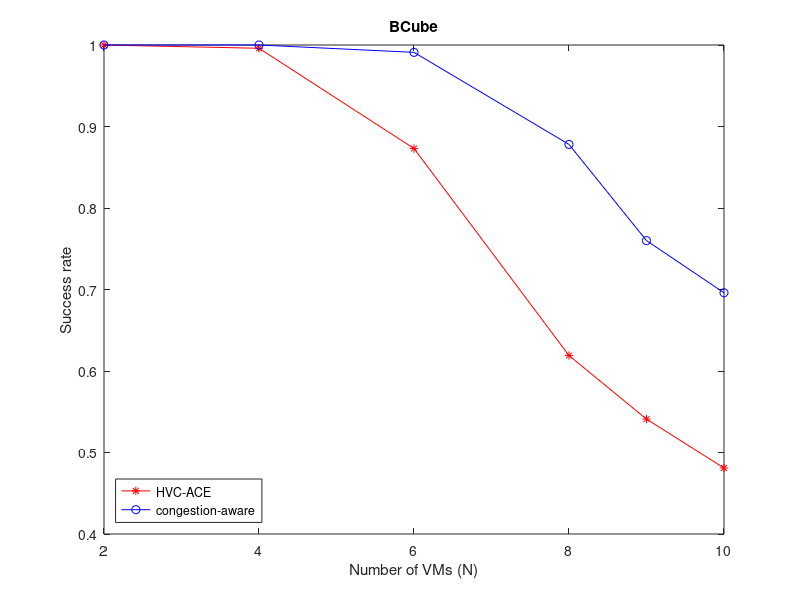
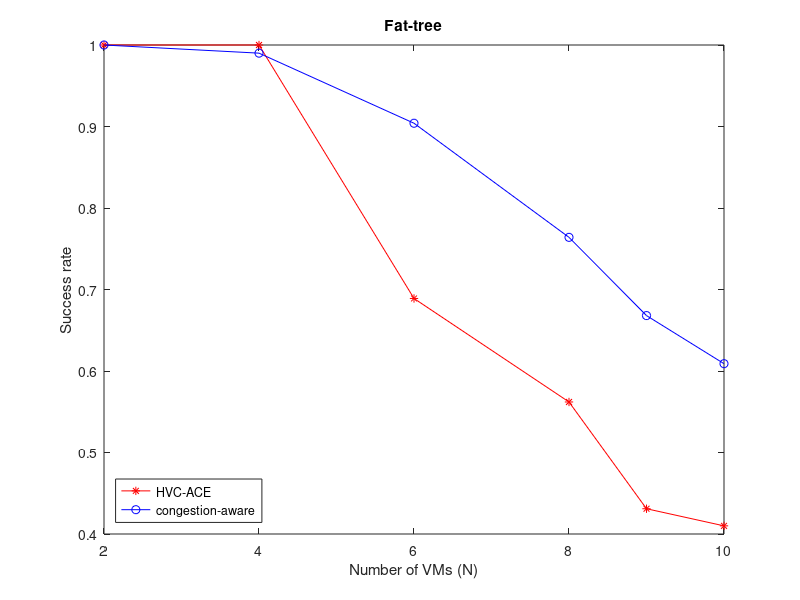

Reproduce these figures in MATLAB, in order.
clear all;
close all;

%Bcube
N=[2,4,6,8,9,10];
suc_hvc=[1 0.996 0.873 0.619 0.541 0.481 ];   %suc_rate HVC_ACE
suc_pert_opt=[1 1 0.991 0.878 0.76 0.696 ];   %suc_rate fisrt fit
figure;
h1=plot(N,suc_hvc,N,suc_pert_opt);
title('BCube');

xlabel('Number of VMs (N)');
ylabel('Success rate');
legend(h1,'HVC-ACE','congestion-aware','Location','SouthWest');
set(gca,'XLim',[2,  10]);
set(h1,{'Color'},{'r';'b'});
set(h1,{'Marker'},{'*';'O'});
%set(h1,'LineWidth',1.5,{'LineStyle'},{'-';'-';'-';}) 

%FatTree
N=[2,4,6,8,9,10];
suc_hvc=[1 1 0.689 0.562 0.431 0.41 ];   %suc_rate HVC_ACE
suc_pert_opt=[1 0.99 0.904 0.764 0.668 0.609 ];   %suc_rate fisrt fit
figure;
h1=plot(N,suc_hvc,N,suc_pert_opt);
title('Fat-tree');

xlabel('Number of VMs (N)');
ylabel('Success rate');
legend(h1,'HVC-ACE','congestion-aware','Location','SouthWest');
set(gca,'XLim',[2,  10]);
set(h1,{'Color'},{'r';'b'});
set(h1,{'Marker'},{'*';'O'});
%set(h1,'LineWidth',1.5,{'LineStyle'},{'-';'-';'-';}) 
